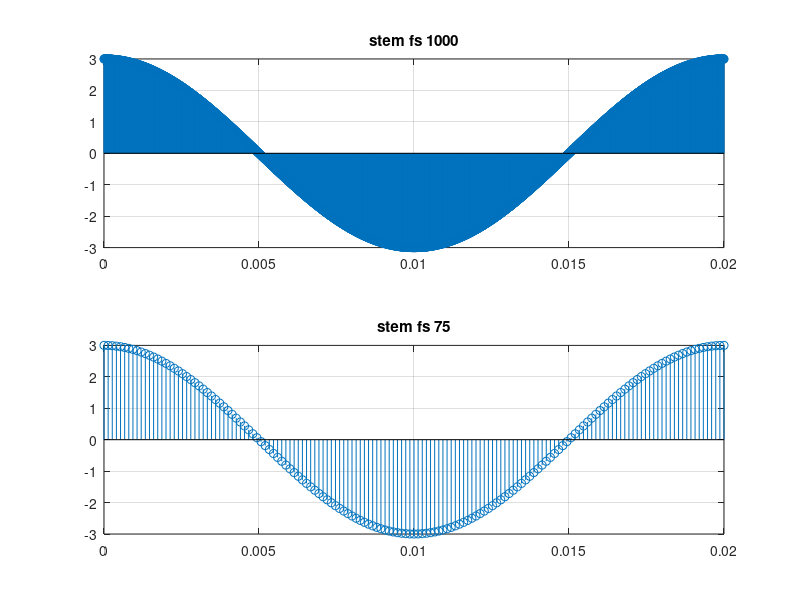

This chart was generated by the following MATLAB code:
clc
clear all
fs=1000
f=50
t=0:0.01/fs:1/f;
y=3*cos(2*f*pi*t);
subplot(2,1,1)
stem(t,y) 
title('stem fs 1000')
grid

fss=75
tt=0:0.01/fss:1/f;
yy=3*cos(2*f*pi*tt);
subplot(2,1,2)
stem(tt,yy)
title('stem fs 75')
grid